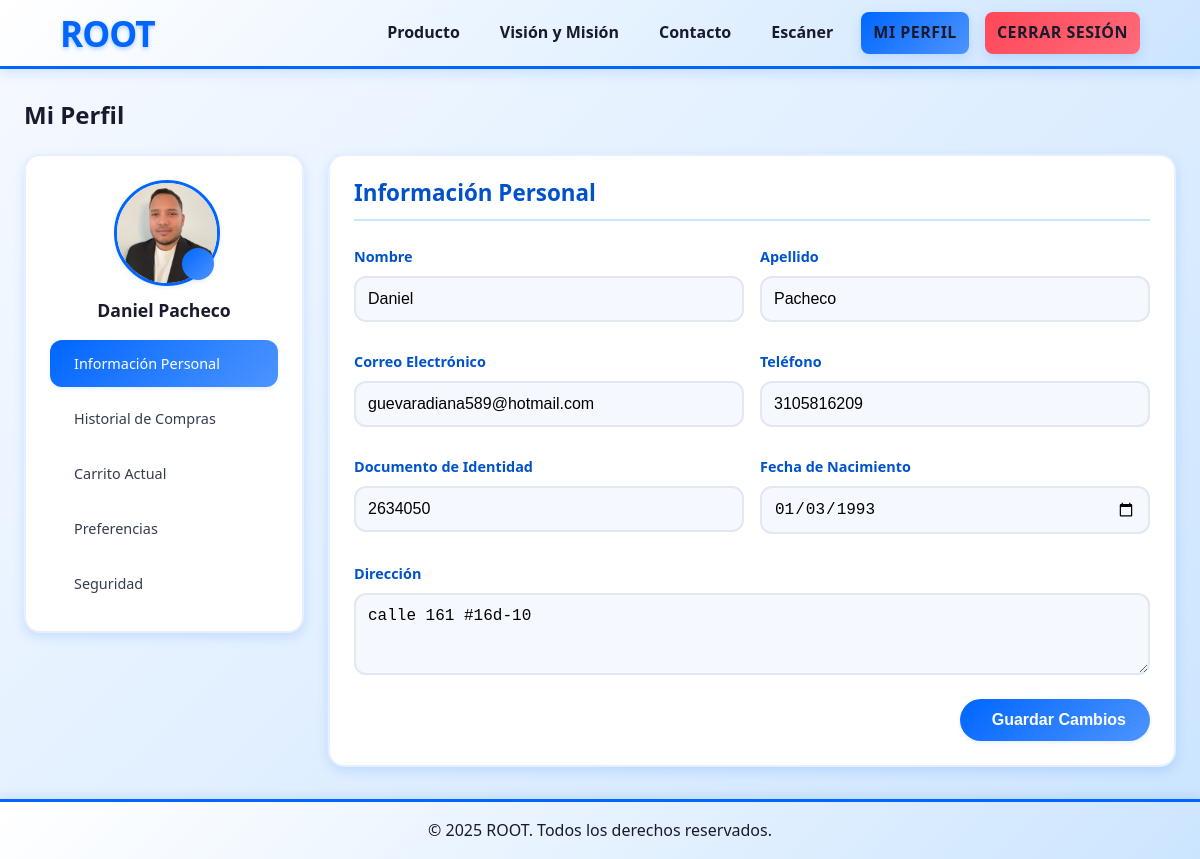
The page /usuarios/perfil/ (signed in) on the database its author committed.
### usuarios/models.py (models this page shows, shortened)
class Usuario(AbstractUser):
    foto = models.ImageField(upload_to="perfiles/", default="perfiles/default.png", verbose_name="Foto de perfil")
    telefono = models.CharField(max_length=15, blank=True, verbose_name="Teléfono")
    direccion = models.TextField(blank=True, verbose_name="Dirección")
    fecha_nacimiento = models.DateField(blank=True, null=True, verbose_name="Fecha de nacimiento")
    id_documento = models.CharField(max_length=20, blank=True, verbose_name="Documento de identidad")
    preferencias_notificacion = models.BooleanField(default=True, verbose_name="Recibir notificaciones")
    class Meta:
        verbose_name = "Usuario"
        verbose_name_plural = "Usuarios"

### usuarios/views.py (the view)
# urls.py: path("perfil/", views.perfil_view, name="perfil"),
@login_required
def perfil_view(request: HttpRequest) -> HttpResponse:
    carrito = Carrito.objects.select_related("usuario").prefetch_related("items__producto").get_or_create(usuario=request.user)[0]
    compras = request.user.compras.prefetch_related("detalles__producto").order_by("-fecha_compra")
    context = {"compras": compras,"carrito": carrito}
    return render(request, "usuarios/perfil.html", context)

### usuarios/templates/usuarios/perfil.html (shortened to what this page needs)
{% extends "core/base.html" %}
{% load static %}
{% block extra_css %}
<link rel="stylesheet" href="{% static 'css/usuarios.css' %}">
{% endblock %}
{% block content %}
<section id="perfil" class="perfil-section">
    <div class="container">
        <h2>Mi Perfil</h2>
        <div class="perfil-grid">
            <div class="perfil-nav">
                <div class="perfil-foto-container">
                    <img src="{{ user.foto.url }}" alt="Foto de perfil" class="perfil-foto">
                    <div class="perfil-foto-overlay">
                        <form method="post" action="{% url 'usuarios:actualizar_foto' %}" enctype="multipart/form-data" id="formFoto">
                            <button type="button" id="cambiarFoto" class="btn-cambiar-foto">
                                <i data-lucide="camera" class="icono-cambiar"></i>
                            </button>
                        </form>
                    </div>
                </div>
                <div class="perfil-nombre">{{ user.get_full_name|default:user.username }}</div>
                <nav class="perfil-menu">
                    <a href="#info-personal" class="perfil-menu-item activo" data-target="info-personal">
                         Información Personal
                    </a>
                    <a href="#historial-compras" class="perfil-menu-item" data-target="historial-compras">
                         Historial de Compras
                    </a>
                    <a href="#carrito-actual" class="perfil-menu-item" data-target="carrito-actual">
                         Carrito Actual
                    </a>
                    <a href="#preferencias" class="perfil-menu-item" data-target="preferencias">
                         Preferencias
                    </a>
                    <a href="#seguridad" class="perfil-menu-item" data-target="seguridad">
                         Seguridad
                    </a>
                </nav>
            </div>
            <div class="perfil-contenido">
                <div id="info-personal" class="perfil-panel activo">
                    <h3>Información Personal</h3>
                    <form method="post" action="{% url 'usuarios:actualizar_perfil' %}">
                        <div class="form-grid">
                            <div class="form-group">
                                <label for="nombre">Nombre</label>
                                <input type="text" id="nombre" name="first_name" value="{{ user.first_name }}">
                            </div>
                            <div class="form-group">
                                <label for="apellido">Apellido</label>
                                <input type="text" id="apellido" name="last_name" value="{{ user.last_name }}">
                            </div>
                            <div class="form-group">
                                <label for="email">Correo Electrónico</label>
                                <input type="email" id="email" name="email" value="{{ user.email }}" required>
                            </div>
                            <div class="form-group">
                                <label for="telefono">Teléfono</label>
                                <input type="tel" id="telefono" name="telefono" value="{{ user.telefono|default:'' }}">
                            </div>
                            <div class="form-group">
                                <label for="id_documento">Documento de Identidad</label>
                                <input type="text" id="id_documento" name="id_documento" value="{{ user.id_documento|default:'' }}">
                            </div>
                            <div class="form-group">
                                <label for="fecha_nacimiento">Fecha de Nacimiento</label>
                                <input type="date" id="fecha_nacimiento" name="fecha_nacimiento" value="{{ user.fecha_nacimiento|date:'Y-m-d'|default:'' }}">
                            </div>
                        </div>
                        <div class="form-group full-width">
                            <label for="direccion">Dirección</label>
                            <textarea id="direccion" name="direccion" rows="3">{{ user.direccion|default:'' }}</textarea>
                        </div>
                        <div class="form-actions">
                            <button type="submit" class="btn-guardar">
                                 Guardar Cambios
                            </button>
                        </div>
                    </form>
                </div>
            </div>
        </div>
    </div>
</section>
{% endblock %}

### core/static/core/css/style.css (style rules this page uses)
:root { --primary-color: #0066FF; --primary-light: #4D94FF; --primary-lighter: #CCE5FF; --primary-dark: #0052CC; --primary-darker: #003D99; --text-dark: #1a1a2e; --text-medium: #333b4f; --text-light: #fff; --bg-light: #f5f9ff; --bg-dark: #003D99; --shadow-sm: 0 2px 4px rgba(0, 102, 255, 0.15); --shadow-md: 0 4px 8px rgba(0, 102, 255, 0.2); --shadow-lg: 0 8px 16px rgba(0, 102, 255, 0.25); --radius-sm: 6px; --radius-md: 12px; --radius-lg: 18px; --radius-xl: 24px; --radius-full: 50px; --transition: all 0.3s ease; --spacing-xs: 8px; --spacing-sm: 16px; --spacing-md: 10px; --spacing-lg: 32px; --spacing-xl: 20px; }
body { font-family: 'Segoe UI', Tahoma, Geneva, Verdana, sans-serif; margin: 0; padding: 0; background-color: var(--bg-light); color: var(--text-dark); line-height: 1.6; display: flex; flex-direction: column; min-height: 100vh; }
h1, h2, h3, h4, h5, h6 { font-weight: 700; line-height: 1.2; margin: 0 0 var(--spacing-sm) 0; }

### rows shown on the page
Usuario: foto (picture), get_full_name "Daniel Pacheco", first_name "Daniel", last_name "Pacheco", email "guevaradiana589@hotmail.com", telefono "3105816209", id_documento "2634050", fecha_nacimiento "01/03/1993", direccion "calle 161 #16d-10"
